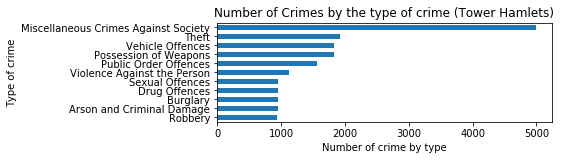

Source code (Python):
# -*- coding: utf-8 -*-
"""dat 4 toynbee crime final.ipynb

Automatically generated by Colaboratory.

Original file is located at
    https://colab.research.google.com/drive/1HJY4SUA0fI_Xo0-TZHz-STyJiOUmLxLQ
"""

import matplotlib.pyplot as plt #to define plot parameters
import seaborn as sns #to graphical plots
import numpy as np #to math
import pandas as pd
import datetime as dt
import matplotlib.ticker as ticker

crime_df = pd.read_csv('https://raw.githubusercontent.com/research-at-toynbee-hall/datathons/master/datasets/datathon-2019-04-24/crime_in_london/cleaned/long_london_crime_2017-2019.csv')

crime_df['yearmonthday'] = crime_df['year_month'].apply(lambda x: dt.datetime.strptime(x, '%Y-%m-%d'))
crime_df['year'] = crime_df['yearmonthday'].dt.year

#changing the format to datetime so we can plot the chart
crime_df1 = crime_df.copy()
crime_df1.index = pd.to_datetime(crime_df1['yearmonthday'], format = '%Y-%m-%d')

#Grouping the crimes by the date
crimes_groupby = crime_df1.groupby([pd.TimeGrouper('2M'), 'MajorText'])
crime_data = crimes_groupby['MajorText'].count().rename('Count')

#Creating a dataframe (for use in plotting) 
crimes_groupby = crime_df1.groupby([pd.TimeGrouper('2M'), 'MajorText'])
crime_data = crimes_groupby['MajorText'].count().rename('Count')
crime_data = crime_data.unstack()

#Data with only Tower Hamlets
crime_df_TH = crime_df1
crime_df_TH = crime_df_TH[crime_df_TH['LookUp_BoroughName'] == 'Tower Hamlets']

plt.subplot(2, 1, 2)
#plt.figure(figsize=(10, 20))
crime_df_TH.groupby([crime_df_TH['MajorText']]).size().sort_values(ascending=True).plot(kind='barh')
plt.title('Number of Crimes by the type of crime (Tower Hamlets)')
plt.ylabel('Type of crime')
plt.xlabel('Number of crime by type')
plt.show()
